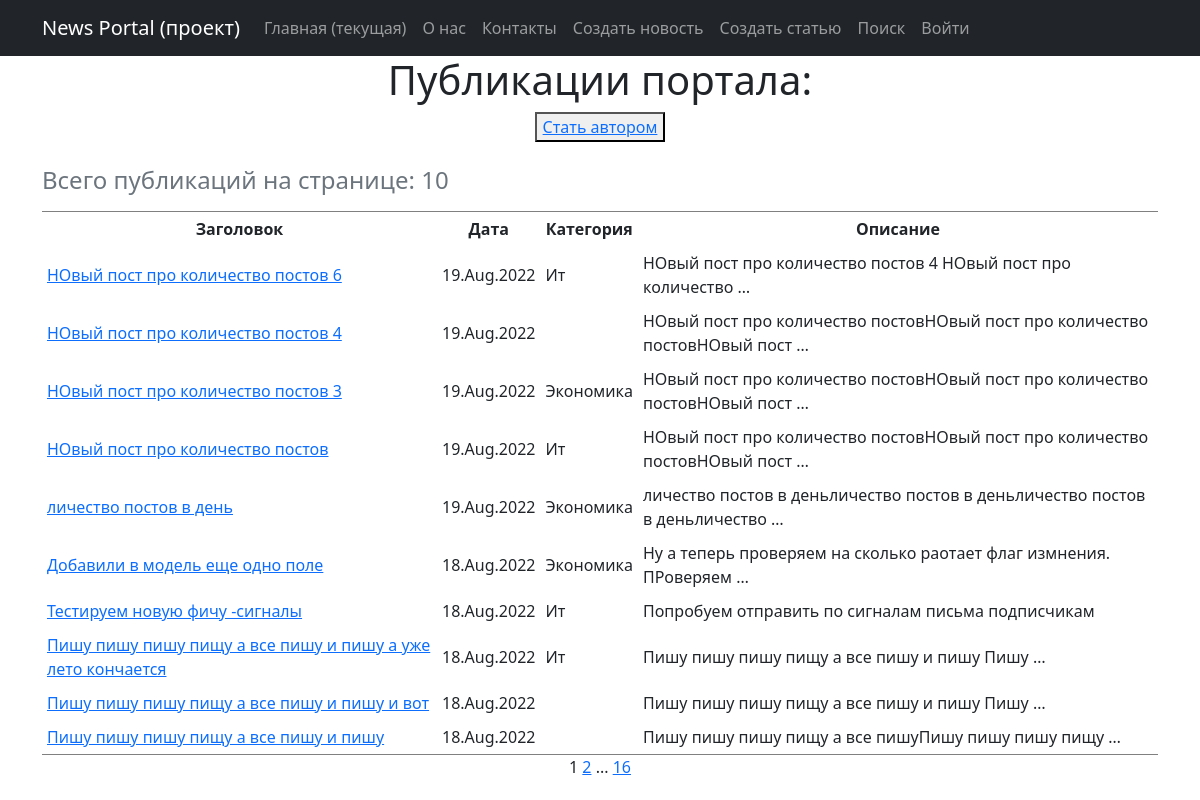
/posts/, run on an earlier commit of the app's database.
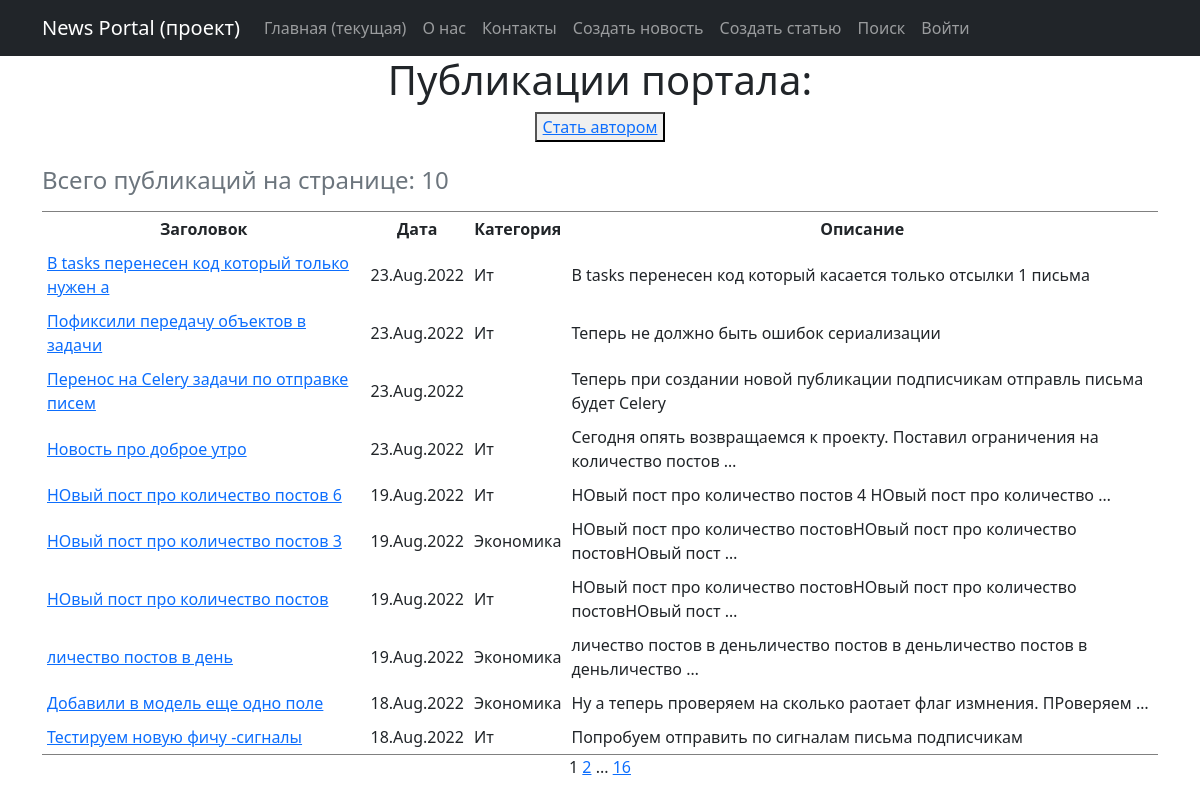
And on a later commit of the database.
### news/models.py (models this page shows, shortened)
class Post(models.Model):
    news = 'NW'
    article = 'AR'
    POST_TYPES =[
        (news, 'Новость'),
        (article, 'Статья'),
    ]
    author_user = models.ForeignKey('Author', on_delete=models.CASCADE)
    post_type = models.CharField(max_length=2,
                                  choices=POST_TYPES,
                                  default=article)
    create_date = models.DateTimeField(auto_now_add=True)
    category = models.ManyToManyField('Category', through='PostCategory')
    header_post = models.CharField(max_length=128)
    text_post = models.TextField()
    rating_post = models.SmallIntegerField(default=0)
    is_created = models.BooleanField(default=True) # для обработки в signals.py - только создали или модифицируем
    def get_absolute_url(self):
        return reverse('post_detail', args=[str(self.pk)])
    class Meta:
        verbose_name = 'Публикация'
        verbose_name_plural = 'Публикации'

class Category(models.Model):
    name_category = models.CharField(
        max_length=64,
        unique=True,
        verbose_name='Название',
        help_text='Название категории - 64 символа',
    )
    subscribers = models.ManyToManyField(
        User,
        through='CategorySubscriber',
        blank=True,
    )
    def __str__(self):
        return f"{self.name_category.title()}"
    class Meta:
        verbose_name = 'Категория'
        verbose_name_plural = 'Категории'

### news/views.py (the view)
# urls.py: path('', cache_page (60 * 1) (PostsList.as_view()), name='home'),
class PostsList(ListView):
    model = Post
    ordering = '-create_date'
    template_name = 'posts.html'
    context_object_name = 'posts'
    paginate_by = 10
    def get_context_data(self, **kwargs):
        context = super().get_context_data(**kwargs)
        context['is_not_author'] = not self.request.user.groups.filter(name='authors').exists()
        return context

### news/templatetags/custom_filters.py (called while the page is built)
@register.filter()
def censor(value):
    if not isinstance(value, str):
        raise TypeError("Цензура осуществляется только для объекта типа строка (str)")
    else:
        list_ = value.split(" ")
        for i in range(len(list_)):
            if list_[i].strip(string.punctuation).lower() in CENSOR_LIST:
                for j in range(1, len(list_[i])):
                    if list_[i][j] not in string.punctuation:
                        list_[i] = f"{list_[i][:j]}*{list_[i][j+1:]}"
        return f'{" ".join(list_)}'

### templates/posts.html (shortened to what this page needs)
{% extends 'flatpages/default.html' %}
{% load custom_filters %}
{% load cache %}
{% block content %}
<h1>Публикации портала:</h1>
<p>
{% if is_not_author %}
   <button><a href="{% url 'profile_user_upgrade' %}"> Стать автором </a></button>
{% endif %}
</p>
{% if posts %}
    <table border="3" cellspacing="10" cellpadding="5" frame="hsides">
        <caption align="top"> <h4>Всего публикаций на странице: {{ posts|length }}</h4></caption>
        <tr>
            <th>Заголовок</th>
            <th>Дата</th>
            <th>Категория</th>
            <th>Описание</th>
        </tr>
        {% for post in posts %}
        <tr>
            <td align="left"><a href="{{ post.get_absolute_url  }}"> {{ post.header_post|censor }} </a></td>
            <td>{{ post.create_date|date:'d.M.Y' }}</td>
            <td align="left">
                {% for cat in post.category.all %}
                {{ cat }}
                {% endfor %}
            </td>
            <td align="left">{{ post.text_post|truncatewords:10|censor }}</td>
        </tr>
        {% endfor %}
    </table>
{% else %}
    <h3>А новостей на сегодня нет!</h3>
{% endif %}
    {{ page_obj.number }}
    {% if  page_obj.has_next %}
        <a href="?page={{ page_obj.next_page_number }}">{{ page_obj.next_page_number }}</a>
        {% if paginator.num_pages != page_obj.next_page_number %}
            ...
            <a href="?page={{ page_obj.paginator.num_pages }}">{{ page_obj.paginator.num_pages }}</a>
        {% endif %}
    {% endif%}
{% endblock content %}

### templates/flatpages/default.html (shortened to what this page needs)
<!DOCTYPE html>
<html lang="en">
    <head>
        {% load static %}
        {% load custom_filters %}
        <link href="{% static 'css/styles.css' %}" rel="stylesheet" />
    </head>
    <body>
    {% load cache %}
        {% cache 60 menu %}
        <nav class="navbar navbar-expand-lg navbar-dark bg-dark static-top">
           <div class="container">
               <a class="navbar-brand" href="#">News Portal (проект)</a>
               <div class="collapse navbar-collapse" id="navbarResponsive">
                   <ul class="navbar-nav ml-auto">
                       <li class="nav-item active">
                           <a class="nav-link" href="/posts/">Главная
                               <span class="sr-only">(текущая)</span>
                           </a>
                       </li>
                       <li class="nav-item">
                           <a class="nav-link" href="/about/">О нас</a>
                       </li>
                       <li class="nav-item">
                           <a class="nav-link" href="/contacts/">Контакты</a>
                       </li>
                       <li class="nav-item">
                           <a class="nav-link" href="{% url 'post_create_new' %}">Создать новость</a>
                       </li>
                       <li class="nav-item">
                           <a class="nav-link" href="{% url 'post_create_article' %}">Создать статью</a>
                       </li>
                       <li class="nav-item">
                           <a class="nav-link" href="{% url 'posts_list_search' %}">Поиск</a>
                       </li>
                       <li class="nav-item">
                           {% if request.user.is_authenticated %}
                           <a class="nav-link" href="http://127.0.0.1:8000/accounts/logout/">Выйти</a>
                           {% else %}
                           <a class="nav-link" href="http://127.0.0.1:8000/accounts/login/">Войти</a>
                           {% endif %}
                       </li>
                   </ul>
               </div>
           </div>
        </nav>
        {% endcache %}
        <div class="container">
           <div class="row">
               <div class="col-lg-12 text-center">
                   {% block content %}{% endblock content %}
               </div>
           </div>
        </div>
    </body>
</html>

What changed in the data, as far as the page shows it:
removed Post: header_post|censor "НОвый пост про количество постов 4", create_date "19.Aug.2022", text_post|censor "НОвый пост про количество постовНОвый пост про количество постовНОвый пост …"
no longer on this page (row unchanged): Post: header_post|censor "Пишу пишу пишу пищу а все пишу и пишу а уже лето кончается", create_date "18.Aug.2022", text_post|censor "Пишу пишу пишу пищу а все пишу и пишу Пишу …", Category (name_category "Ит")
no longer on this page (row unchanged): Post: header_post|censor "Пишу пишу пишу пищу а все пишу и пишу и вот", create_date "18.Aug.2022", text_post|censor "Пишу пишу пишу пищу а все пишу и пишу Пишу …"
no longer on this page (row unchanged): Post: header_post|censor "Пишу пишу пишу пищу а все пишу и пишу", create_date "18.Aug.2022", text_post|censor "Пишу пишу пишу пищу а все пишуПишу пишу пишу пищу …"
added Post: header_post|censor "В tasks перенесен код который только нужен а", create_date "23.Aug.2022", text_post|censor "В tasks перенесен код который касается только отсылки 1 письма", Category (name_category "Ит")
added Post: header_post|censor "Пофиксили передачу объектов в задачи", create_date "23.Aug.2022", text_post|censor "Теперь не должно быть ошибок сериализации", Category (name_category "Ит")
added Post: header_post|censor "Перенос на Celery задачи по отправке писем", create_date "23.Aug.2022", text_post|censor "Теперь при создании новой публикации подписчикам отправль письма будет Celery"
added Post: header_post|censor "Новость про доброе утро", create_date "23.Aug.2022", text_post|censor "Сегодня опять возвращаемся к проекту. Поставил ограничения на количество постов …", Category (name_category "Ит")
